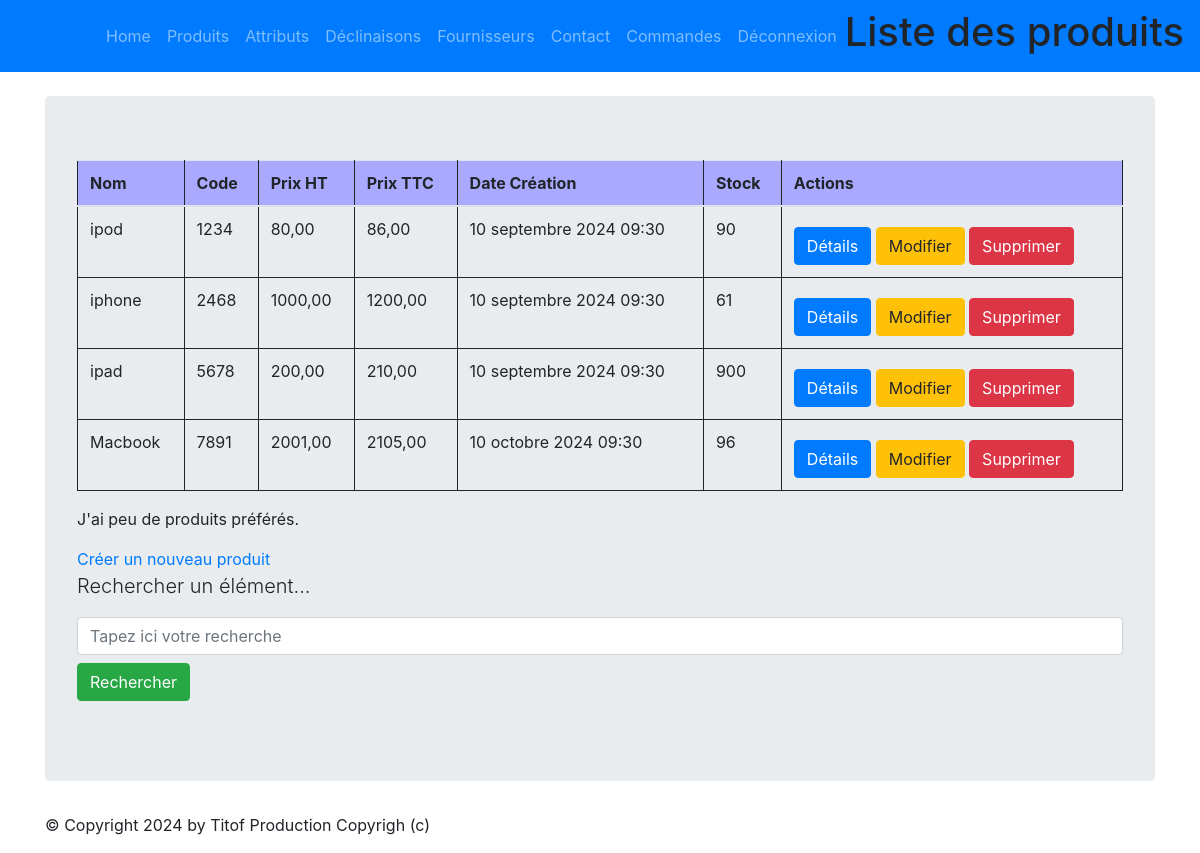
The app's page /monapp/product/list (signed in) with its own data.
### monapp/models.py (models this page shows, shortened)
class Product(models.Model):
    class Meta:
        verbose_name = "Produit"
    name          = models.CharField(max_length=100)
    code          = models.CharField(max_length=10, null=True, blank=True, unique=True)
    price_ht      = models.DecimalField(max_digits=8, decimal_places=2,  null=True, blank=True, verbose_name="Prix unitaire HT")
    price_ttc     = models.DecimalField(max_digits=8, decimal_places=2,  null=True, blank=True, verbose_name="Prix unitaire TTC")
    status        = models.SmallIntegerField(choices=PRODUCT_STATUS, default=0)
    date_creation = models.DateTimeField(blank=True, verbose_name="Date création")
    stock = models.IntegerField(default=0,verbose_name="Stock")

### monapp/views.py (the view)
# urls.py: path("product/list",views.ProductListView.as_view(), name="product-list"),
class ProductListView(ListView):
  model = Product
  template_name = "monapp/list_products.html"
  context_object_name = "products"
  def get_queryset(self ):
    query = self.request.GET.get('search')
    if query:
      return Product.objects.filter(name__icontains=query)
    return Product.objects.all()
  def get_context_data(self, **kwargs):
    context = super(ProductListView, self).get_context_data(**kwargs)
    context['titremenu'] = "Liste des produits"
    return context

### monapp/templates/monapp/list_products.html (shortened to what this page needs)
{% extends 'monapp/base.html' %}
{% block menu %}
<h1>Liste des produits</h1>
{% endblock %}
{% block contenu %}
<table class="table">
    <thead>
        <th>Nom</th>
        <th>Code</th>
        <th>Prix HT</th>
        <th>Prix TTC</th>
        <th>Date Création</th>
        <th>Stock</th>
        <th>Actions</th>
    </thead>
    <tbody>
        {% for prdct in products %}
        <tr>
            <td>{{ prdct.name }}</td>
            <td>{{ prdct.code }}</td>
            <td>{{ prdct.price_ht }}</td>
            <td>{{ prdct.price_ttc }}</td>
            <td>{{ prdct.date_creation }}</td>
            <td>{{ prdct.stock }}</td>
            <td>
                <a href="{% url 'product-detail' prdct.id %}" class="btn btn-primary mt-2">Détails</a>
                <a href="{% url 'product-update' prdct.id %}" class="btn btn-warning mt-2">Modifier</a>
                <a href="{% url 'product-delete' prdct.id %}" class="btn btn-danger mt-2">Supprimer</a>
            </td>
        </tr>
        {% endfor %}
    </tbody>
</table>
<p>
    J'ai
    {% if prdcts|length < 5 %} peu de {% elif prdcts|length < 10 %} quelques {% else %} beaucoup de {% endif %} produits
        préférés. </p>
        <a href="{% url 'product-add' %}">Créer un nouveau produit</a>
        <p class="lead mb-3 ml-0">Rechercher un élément...</p>
        <form method="GET" action="">
            <input class="form-control" type="text" name="search" placeholder="Tapez ici votre recherche"
                value="{{ request.GET.search }}">
            <button type="submit" class="btn btn-success mt-2">Rechercher</button>
        </form>
        {% endblock %}

### static/styles.css (style rules this page uses)
.table { border: 1px solid; border-collapse: collapse; position: relative; width: 100%; }
.table th { border: 1px solid; padding: 5px; background-color: rgb(169, 169, 255); text-emphasis-color: white; }
.table td { border: 1px solid; padding: 5px; }

### records on screen
Product: name "ipod", code "1234", price_ht "80,00", price_ttc "86,00", date_creation "10 septembre 2024 09:30", stock "90"
Product: name "iphone", code "2468", price_ht "1000,00", price_ttc "1200,00", date_creation "10 septembre 2024 09:30", stock "61"
Product: name "ipad", code "5678", price_ht "200,00", price_ttc "210,00", date_creation "10 septembre 2024 09:30", stock "900"
Product: name "Macbook", code "7891", price_ht "2001,00", price_ttc "2105,00", date_creation "10 octobre 2024 09:30", stock "96"
